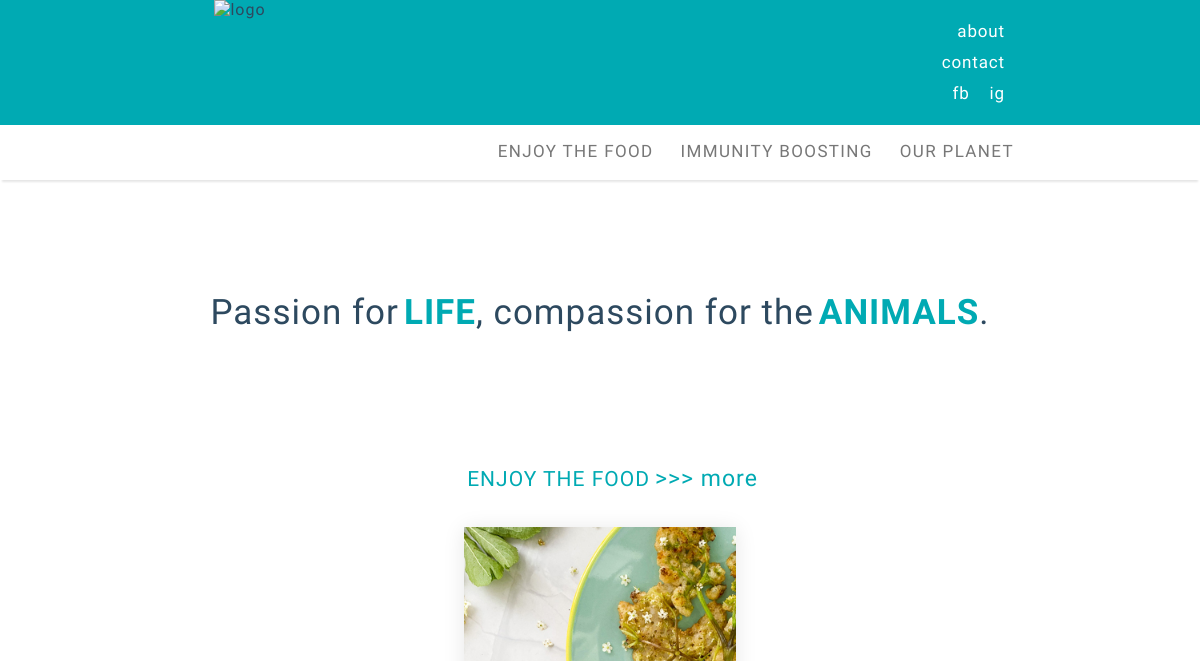
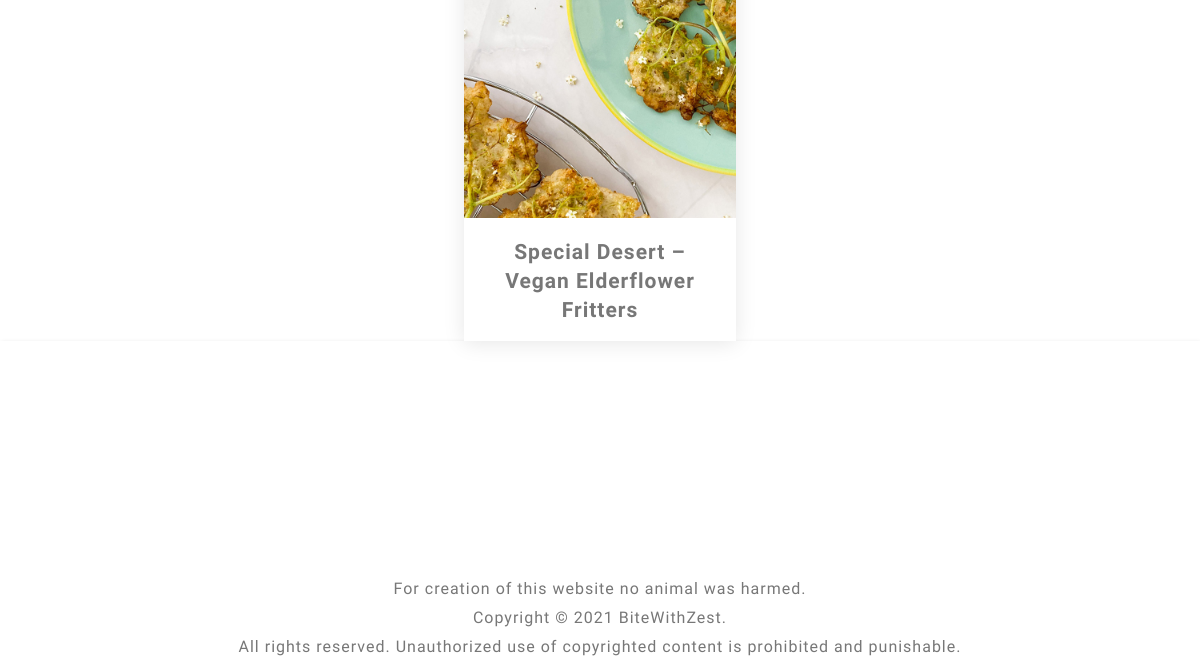
/, run on an earlier commit of the app's database (2 pictures, top to bottom).
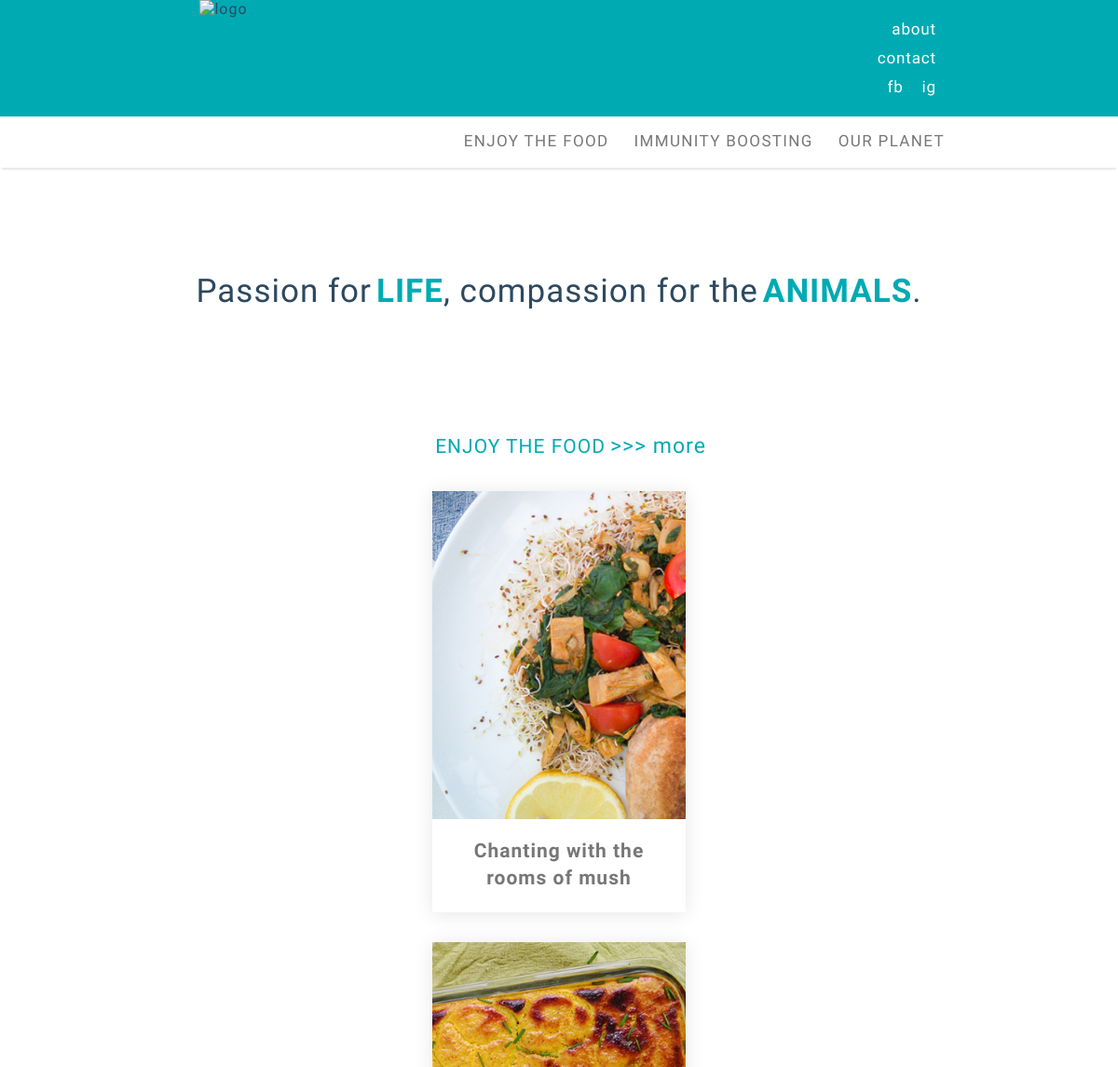
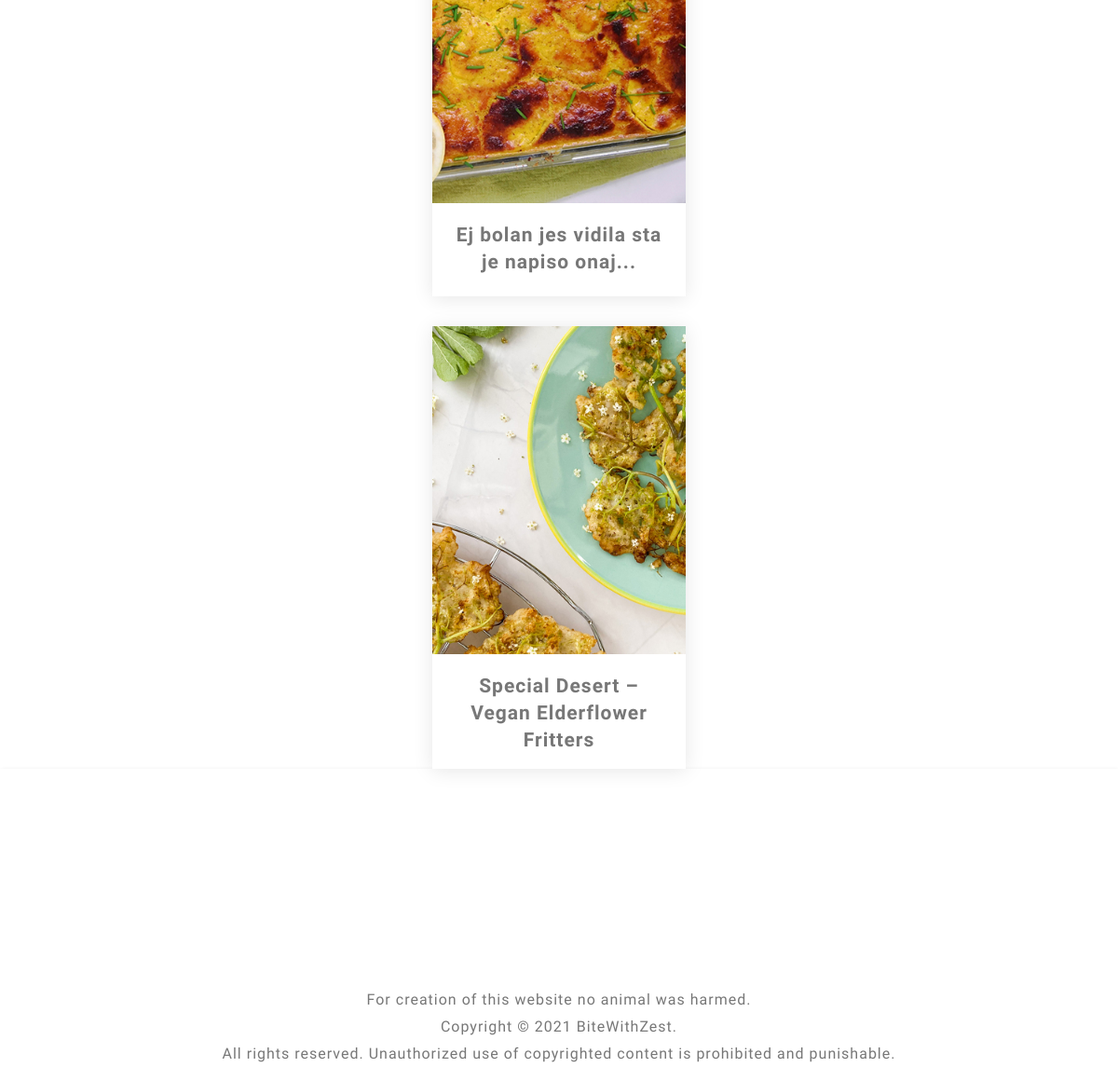
And on a later commit of the database (2 pictures, top to bottom).
### blog/models.py (models this page shows, shortened)
class Category(models.Model):
    description = models.CharField(max_length=200, unique=True)
    status = models.IntegerField(choices=STATUS, default=0)
    slug = models.SlugField(max_length=200,unique=True, default='')
    class Meta:
        verbose_name_plural = 'Categories'

class Post(models.Model):
    titleplus = models.CharField(max_length=200, default='')
    author = models.ForeignKey(User, on_delete= models.CASCADE,related_name='blog_posts')
    updated_on = models.DateTimeField(auto_now= True)
    created_on = models.DateTimeField(auto_now_add=True)
    custom_date = models.DateTimeField(null= True,blank=True)
    category = models.CharField(max_length=200, choices=category_list, default='')
    subcategory = models.CharField(max_length=200, choices=subcategory_list, default='uncategorized')
    status = models.IntegerField(choices=STATUS, default=0)
    thumbnail = models.FileField(upload_to=path_and_rename,blank=True)
    thumbnail_desc = models.CharField(max_length=200,default='',blank=True)
    opener_pic= models.FileField(upload_to=path_and_rename_opener,blank=True)
    intro = RichTextUploadingField()
    title = models.CharField(max_length=200, unique=True)
    slug = models.SlugField(max_length=200, unique=True)
    maintext = RichTextUploadingField(default='')
    intro1 = RichTextUploadingField(default='',blank=True)
    intro_pic= models.FileField(upload_to=path_and_rename_intro,blank=True)
    intro_pic_desc = models.CharField(max_length=200,default='',blank=True)
    legend = RichTextField(default='',blank=True)
    add_pic = models.FileField(upload_to=path_and_rename_add,blank=True)
    add_pic_desc = models.CharField(max_length=200,default='',blank=True)
    ingredients = RichTextField(blank=True)
    preparationtext = RichTextUploadingField(default='',blank=True)
    main_pic = models.FileField(upload_to=path_and_rename_main,blank=True)
    main_pic_desc = models.CharField(max_length=200,default='',blank=True)
    tip = RichTextField(default='',blank=True)
    relates_to = models.ForeignKey('self', on_delete=models.CASCADE, default=1)
    relates_to_desc = models.CharField(max_length=300,default='',blank=True)
    outro = RichTextUploadingField(default='',blank=True)
    class Meta:
        ordering = ['-created_on']
        verbose_name_plural = 'Posts'

### blog/views.py (the view)
# urls.py: path('', views.PostList.as_view(), name='home'),
class PostList(generic.ListView):
    model = Post
    template_name = 'index.html'
    def get_context_data(self, **kwargs):
        context = super(PostList, self).get_context_data(**kwargs)
        shared_context(context)
        return context

### blog/views.py (called while the page is built)
def shared_context(context):
    cat_queryset = Category.objects.all()
    context['cat_list'] = cat_queryset.filter(status=1).order_by('-id')
    context['cat_list_asc'] = cat_queryset.filter(status=1).order_by('id')
    subcat_queryset = SubCategory.objects.all()
    context['subcat_list'] = subcat_queryset.filter(status=1).order_by('-id')
    context['subcat_list_asc'] = subcat_queryset.filter(status=1).order_by('id')
    post_queryset = Post.objects.all()
    context['post_cat_list'] = post_queryset.filter(status=1).order_by('-id')
    context['post_subcat_list'] = post_queryset.filter(status=1).order_by('id')
    context['related_posts'] = post_queryset
    context['post_cat1_list'] = post_queryset.filter(category='Enjoy The Food').filter(status=1).order_by('id')
    context['post_cat1'] = Category.objects.get(id=1)

### blog/templates/index.html (shortened to what this page needs)
{% extends "base.html" %}
{% load static %}
{% block post_showcase %}
<div class="gallery">
    <div class="cat-header">
      <div class="post-cat-title">{{post_cat1.description|upper}} </div>
      <div class="post-cat-more"><a href="{% url 'category_view' post_cat1.slug  %}"> >>> more</a></div>
    </div>
    {% for post in post_cat1_list|slice:":3" %}
    <a href="{% url 'post_detail' post.slug  %}">
    <div class="card">
      <div class="card-img">
        <img src="./media/post{{post.id}}/thumbs/post_thumb{{post.id}}.jpg" alt="" />
      </div>
      <div class="card-title">
        <h4>{{ post.titleplus }}</h4>
      </div>
    </div>
  </a>
  {% endfor %}
</div>
{% endblock  %}

### blog/templates/base.html (shortened to what this page needs)
{% load static %}
<!DOCTYPE html>
<html lang="en">
	<head>
		<link rel="stylesheet" href="/static/css/style.css" />
		<link rel="stylesheet" href="/static/css/responsive.css" />
	</head>
<body onresize="resizeWindow()">
<div class="header-wrapper">
	<div class="header">
		<div class="logo">
			<a href="/"><img src="{% static 'img/BwZ_logo_W.png' %}" alt="logo"></a>
		</div>
		<div class="header-nav">
			<ul>
				<li><a href="/">about</a></li>
				<li><a href="javascript:void(0)">contact</a></li>
				<li><a href="javascript:void(0)">fb</a>  <a href="javascript:void(0)">ig</a></li>
			</ul>
		</div>
	</div>
</div>
<div class="topnav-wrapper" id="myTopnavWrapper">
	<div class="topnav" id="myTopnav">
	<div class="desc">
	  {% for category in cat_list %}
	  <div class="dropdown">
		<button class="dropbtn"><a href="{% url 'category_view' category.slug  %}" class="">{{category.description}}</a></button>
	  </div>
	  {% endfor %}
	</div>
  </div>
</div>
	<div class="content" id="content">
		{% if request.resolver_match.url_name  == 'home' %}
	   	 	{% block moto %}
			<div class="moto">Passion for <strong> LIFE</strong>, compassion for the <strong>ANIMALS</strong>.</div>
			{% endblock moto %}
		{% endif %}
		{% block post_showcase %}{% endblock post_showcase %}
	</div>
	{% block footer_showcase %}{% include 'footer.html' %} {% endblock %}
</body>
</html>

### blog/templates/footer.html
{% block footer %}
    <div class="footer">
      <div class="footer-copyright">
        <p>For creation of this website no animal was harmed.<br />Copyright © 2021 BiteWithZest.<br />
          All rights reserved. Unauthorized use of copyrighted content is prohibited and punishable.</p>
      </div>
    </div>
{% endblock footer %}

### static/css/style.css (style rules this page uses)
:root { --yellow: #ffc600; --black: rgb(45, 73, 95); --grey: #777777; --main: rgb(0, 170, 179); --main_transparent: rgba(0, 170, 179, 0.4); }
*, *:before, *:after { box-sizing: border-box; }
body { font-family: Raleway, sans-serif; letter-spacing: 1px; margin: 0; font-weight: 300; }
button { font-family: Raleway, sans-serif; }
h1,h2,h3,h4,h5,h6 { margin: 0,0,5px,0; }
p { margin: 0; line-height: 29px; }
.content { display: grid; }
.moto { display: flex; align-items: center; justify-content: center; padding: 7rem; font-size: 35px; font-weight: 400; color: var(--black); }
.moto>strong { color: var(--main); margin-left: 5px; }
.gallery { display: grid; grid-template-areas: "cat-header cat-header cat-header" "card card card"; width: 70%; margin: auto; }
.card { grid-area: card; background-color: #fff; box-shadow: 0 2px 20px rgba(0, 0, 0, 0.1); overflow: hidden; width: 21rem; margin: auto; }
.card-img img { width: 100%; height: 27rem; object-fit: cover; }
.card-title { margin: 0; min-height: 5rem; }
.card-title>h4 { color: var(--grey); margin: 1rem; line-height: 29px; letter-spacing: 1px; font-size: 21px; }
.cat-header { grid-area: cat-header; max-height:5rem; padding-left: 25px; width:100%; }
.post-cat-title { display:inline-block !important; width: auto; color: var(--main); font-weight: 500; font-size: 21px; }
.post-cat-more { width: auto; display:inline-block; position: relative; color: var(--main); margin-bottom: 3px; }
.post-cat-more>a { width: auto; display:inline-block; position: relative; color: var(--main); font-size: 23px; font-weight: 400; }
@media (max-width: 1440px) { .gallery { display: flex; flex-direction: column; flex-wrap: wrap; width: 90%; margin: auto; align-items: center; padding-top: 20px; padding-bottom: 0; text-align: center; justify-items: center; grid-gap: 2rem; } }
@media (max-width: 1440px) { .card { box-shadow: 0 2px 20px rgba(0, 0, 0, 0.1); overflow: hidden; width: 17rem; margin: auto; } }
@media (max-width: 1440px) { .card-img img { width: 17rem; height: 22rem; object-fit: cover; } }
@media (max-width: 1440px) { .post-cat-title { display:inline-block !important; width: auto; color: var(--main); font-weight: 500; font-size: 21px; } }
@media (max-width: 1440px) { .post-cat-more { width: auto; display:inline-block; position: relative; color: var(--main); margin-bottom: 3px; } }
@media (max-width: 1440px) { .post-cat-more>a { width: auto; display:inline-block; position: relative; color: var(--main); font-size: 23px; font-weight: 400; text-decoration: none; } }

### static/css/responsive.css (style rules this page uses)
img { max-width: 100%; }
.footer { display: grid; grid-template-areas: 'footer-info footer-info footer-info' 'footer-info footer-info footer-info' '. footer-copyright . '; height: 320px; background-color: #fff; box-shadow: 1px 1px 4px 0 rgba(0,0,0,.1); width: 100%; z-index: 3; margin: 0 auto; }
.footer-copyright { grid-area: footer-copyright; margin: 0 auto; text-align: center; display: flex; justify-content: center; align-items: flex-end; color: var(--grey); }
.topnav-wrapper { box-shadow: 0 4px 2px -2px rgba(0,0,0,.1); z-index: 1; max-width: 100%; background-color: #fff; }
.topnav { overflow: hidden; background-color: #fff; margin: auto ; width: 70%; z-index: 2; }
.topnav a { float: right; display: block; color: var(--grey); text-decoration: none; font-size: 17px; text-transform: uppercase; text-align: center; letter-spacing: 0.08em; }
.logo { max-width: 120px; }
.dropdown { float: right; overflow: hidden; }
.header-wrapper { background-color: var(--main); max-width: 100%; }
.header { background-color: var(--main); text-align: center; margin: auto; width: 70%; display: grid; grid-template-columns: auto auto; }
.header-nav { display: block; color: white; text-align: right; }
.header-nav a { color: white; font-size: 17px; letter-spacing: .05em; padding-right: 15px; }
.header-nav>ul { list-style-type: none; line-height: 30px; }
.dropdown .dropbtn { font-size: 17px; border: none; color: var(--grey); background-color: inherit; line-height: 20px; text-transform: uppercase; letter-spacing: 0.08em; text-align: center; }
@media (min-width: 960px) { .dropdown .dropbtn { font-size: 17px; border: none; color: var(--grey); padding-left: 21px; background-color: inherit; line-height: 50px; text-transform: uppercase; letter-spacing: 0.08em; text-align: center; } }
@media (min-width: 960px) { a { text-decoration: none; color: var(--black); } }

What changed in the data, as far as the page shows it:
now on this page (row edited): Post: shows a picture, titleplus "Chanting with the rooms of mush"
now on this page (row edited): Post: shows a picture, titleplus "Ej bolan jes vidila sta je napiso onaj..."
